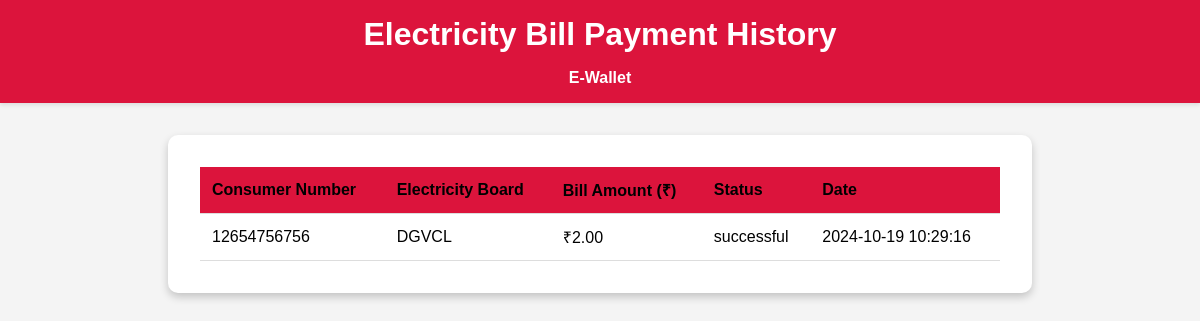
/superfin/e-wallet/electricityhistory.php (signed in), run on the app's committed database.
### tables this page shows
CREATE TABLE `electricity_payments` (
  `id` int(11) NOT NULL,
  `user_id` int(11) NOT NULL,
  `consumer_number` varchar(11) NOT NULL,
  `electricity_board` varchar(50) NOT NULL,
  `bill_amount` decimal(10,2) NOT NULL,
  `status` enum('pending','successful','failed') DEFAULT 'successful',
  `created_at` timestamp NOT NULL DEFAULT current_timestamp()
);

### superfin/e-wallet/electricityhistory.php (the view, shortened to what this page needs)
<?php
require("../conn/conn.php");
$user_id = $_SESSION['user_id'];
?>
<!DOCTYPE html>
<html lang="en">
<head>
    <link rel="stylesheet" href="styles9.css">
</head>
<body>
    <header class="header">
        <h1>Electricity Bill Payment History</h1>
        <nav style="margin-top: 1rem;">
            <a href="index.php">E-Wallet</a>
        </nav>
    </header>
    <main class="history-container">
        <table>
            <thead>
                <tr>
                    <th>Consumer Number</th>
                    <th>Electricity Board</th>
                    <th>Bill Amount (₹)</th>
                    <th>Status</th>
                    <th>Date</th>
                </tr>
            </thead>
            <tbody id="transactionTableBody">
                <?php
                $query = "SELECT * FROM `electricity_payments` WHERE user_id=$user_id";
                $result = mysqli_query($con, $query);
                if ($result->num_rows > 0) {
                    while ($row = $result->fetch_assoc()) {
                        echo "<tr>
                                <td>" . htmlspecialchars($row['consumer_number']) . "</td>
                                <td>" . htmlspecialchars($row['electricity_board']) . "</td>
                                <td>₹" . htmlspecialchars($row['bill_amount']) . "</td>
                                <td>" . htmlspecialchars($row['status']) . "</td>
                                <td>" . htmlspecialchars($row['created_at']) . "</td>
                              </tr>";
                    }
                } else {
                    echo "<tr><td colspan='5' class='empty-state'>No transactions found.</td></tr>";
                }
                ?>
            </tbody>
        </table>
    </main>
</body>
</html>

### superfin/e-wallet/styles9.css (style rules this page uses)
body { margin: 0; font-family: Arial, sans-serif; background-color: #f4f4f4; }
.header { background-color: crimson; padding: 1rem; text-align: center; box-shadow: 0 2px 4px rgba(0, 0, 0, 0.1); }
nav a { margin: 0 10px; color: white; text-decoration: none; font-weight: bold; }
.header h1 { margin: 0; color: white; }
.history-container { max-width: 800px; margin: 2rem auto; padding: 2rem; background-color: #ffffff; border-radius: 10px; box-shadow: 0 4px 8px rgba(0, 0, 0, 0.2); }
table { width: 100%; border-collapse: collapse; }
thead { background-color: crimson; }
th, td { padding: 0.75rem; text-align: left; border-bottom: 1px solid #ddd; }
th { font-weight: bold; }

### data on the page
electricity_payments: consumer_number "12654756756", electricity_board "DGVCL", bill_amount "2.00", status "successful", created_at "2024-10-19 10:29:16"
